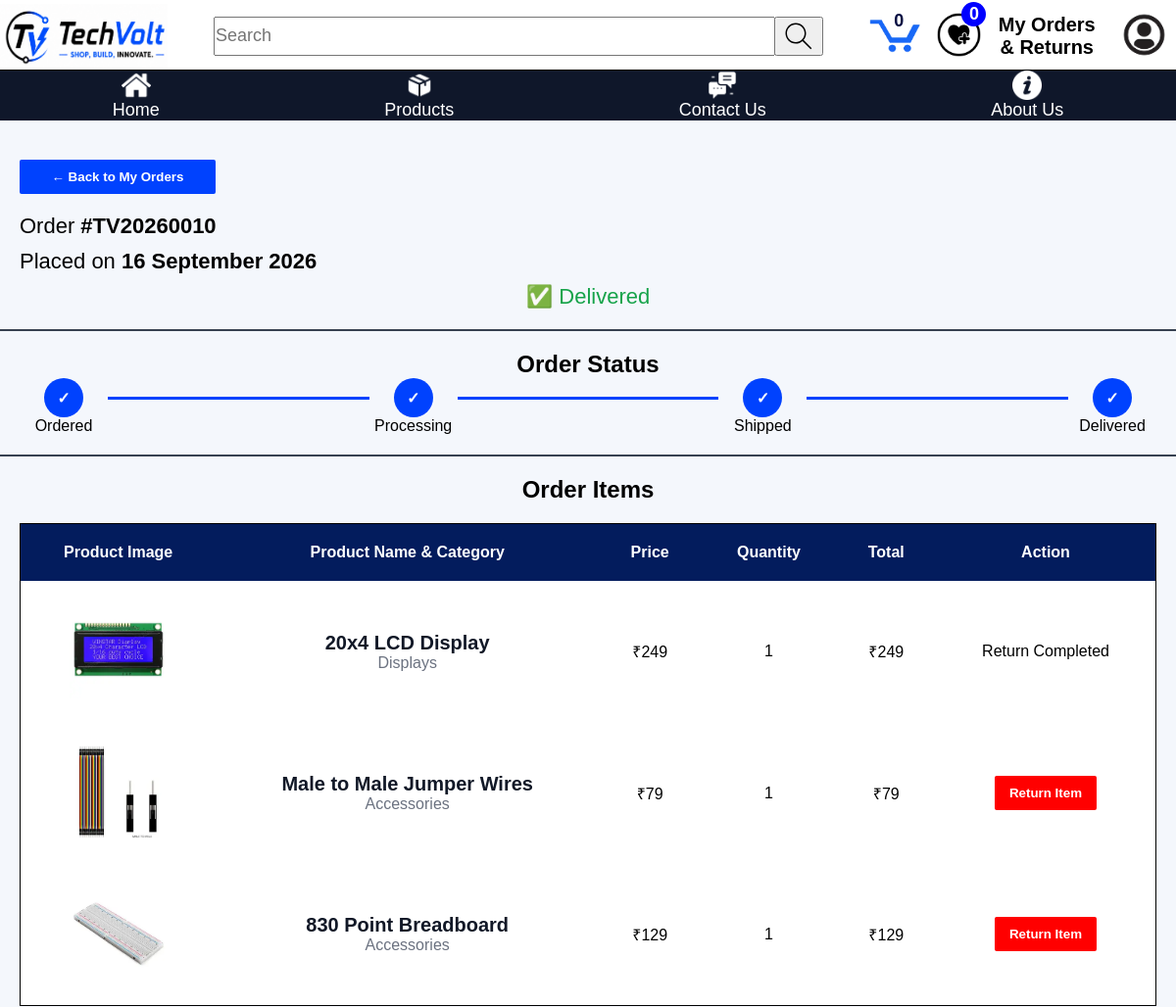
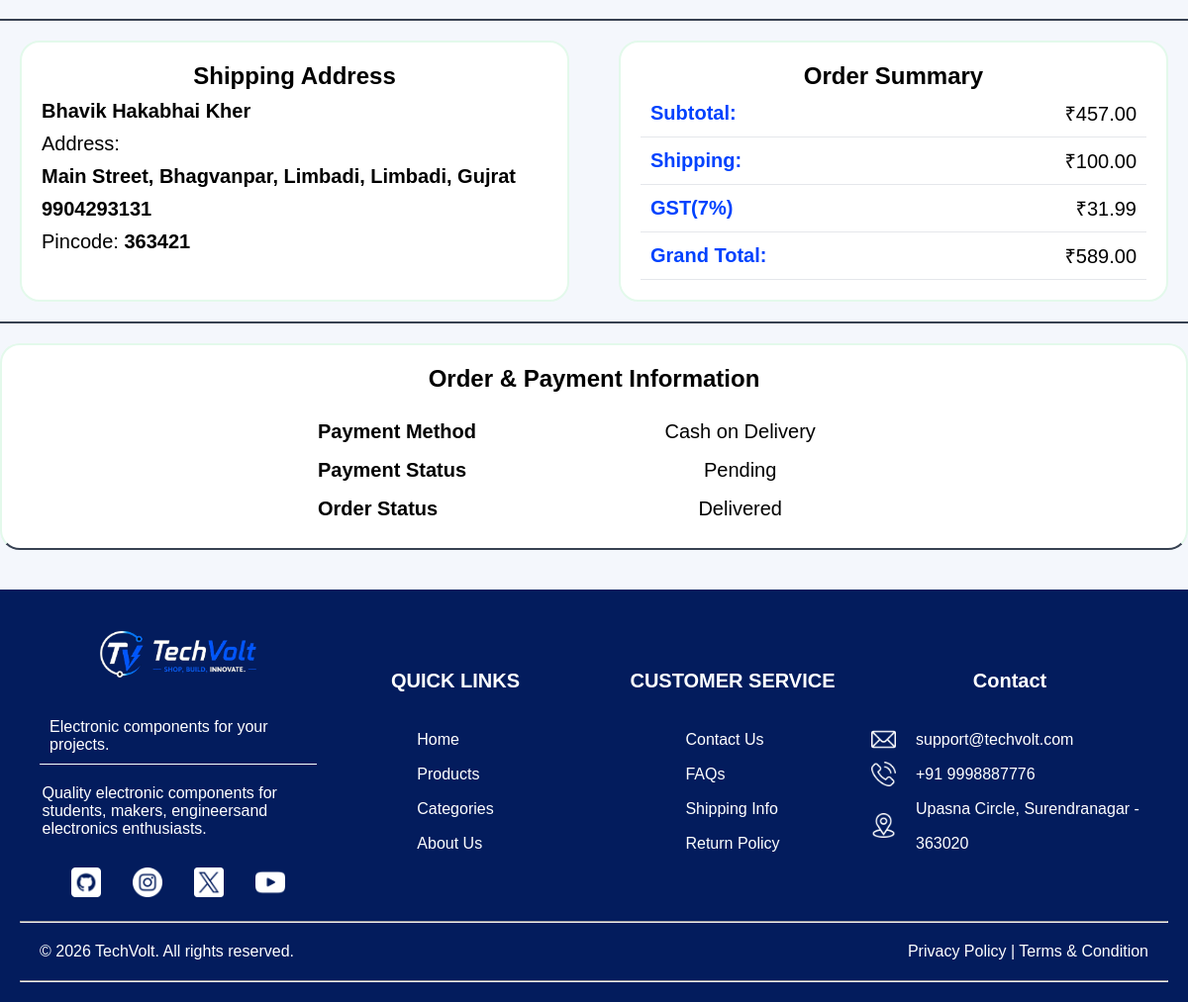
The app's page /order-detail.php?order_id=10 (signed in) with its own data (2 pictures, top to bottom).
### tables this page shows
CREATE TABLE IF NOT EXISTS `orders` (
  `order_id` int NOT NULL AUTO_INCREMENT,
  `user_id` int NOT NULL,
  `address_id` int NOT NULL,
  `subtotal` decimal(10,2) NOT NULL,
  `delivery_charge` decimal(10,2) NOT NULL,
  `gst_amount` decimal(10,2) NOT NULL,
  `total_amount` decimal(10,2) NOT NULL DEFAULT '0.00',
  `payment_method` enum('cod','online') NOT NULL DEFAULT 'cod',
  `payment_status` enum('pending','paid','failed') NOT NULL DEFAULT 'pending',
  `order_status` enum('pending','confirmed','shipped','delivered','cancelled') NOT NULL DEFAULT 'pending',
  `shipping_name` varchar(100) NOT NULL,
  `shipping_phone` varchar(15) NOT NULL,
  `shipping_address` varchar(255) NOT NULL,
  `created_at` timestamp NOT NULL DEFAULT CURRENT_TIMESTAMP,
  PRIMARY KEY (`order_id`),
  KEY `fk_orders_user` (`user_id`),
  KEY `fk_orders_address` (`address_id`)
);

CREATE TABLE IF NOT EXISTS `order_items` (
  `order_item_id` int NOT NULL AUTO_INCREMENT,
  `order_id` int NOT NULL,
  `product_id` int NOT NULL,
  `product_name` varchar(150) NOT NULL,
  `price` int NOT NULL,
  `quantity` int NOT NULL,
  `subtotal` int NOT NULL,
  PRIMARY KEY (`order_item_id`),
  KEY `fk_order_items_order` (`order_id`),
  KEY `fk_order_items_product` (`product_id`)
);

CREATE TABLE IF NOT EXISTS `categories` (
  `category_id` int NOT NULL AUTO_INCREMENT,
  `category_name` varchar(100) NOT NULL,
  `slug` varchar(120) NOT NULL,
  `description` text,
  `status` enum('active','inactive') NOT NULL DEFAULT 'active',
  `created_at` timestamp NOT NULL DEFAULT CURRENT_TIMESTAMP,
  PRIMARY KEY (`category_id`)
);

CREATE TABLE IF NOT EXISTS `returns` (
  `return_id` int NOT NULL AUTO_INCREMENT,
  `order_item_id` int NOT NULL,
  `user_id` int NOT NULL,
  `reason` varchar(255) NOT NULL,
  `description` text,
  `return_status` enum('requested','approved','rejected','completed') NOT NULL DEFAULT 'requested',
  `created_at` timestamp NOT NULL DEFAULT CURRENT_TIMESTAMP,
  `updated_at` timestamp NULL DEFAULT NULL,
  PRIMARY KEY (`return_id`),
  KEY `fk_returns_user` (`user_id`),
  KEY `fk_returns_order_item` (`order_item_id`)
);

CREATE TABLE IF NOT EXISTS `addresses` (
  `address_id` int NOT NULL AUTO_INCREMENT,
  `user_id` int NOT NULL,
  `full_name` varchar(100) NOT NULL,
  `phone` varchar(15) NOT NULL,
  `address_line` varchar(255) NOT NULL,
  `city` varchar(100) NOT NULL,
  `state` varchar(100) NOT NULL,
  `pincode` varchar(10) NOT NULL,
  PRIMARY KEY (`address_id`),
  KEY `fk_addresses_user` (`user_id`)
);

### order-detail.php (the view, shortened to what this page needs)
<?php
    require_once "includes/database.php";
    $user_id = $_SESSION["user_id"];
    $order_id = $_GET["order_id"];
    $sql = "SELECT * FROM orders WHERE order_id = ? AND user_id = ?";
    $stmt = mysqli_prepare($conn, $sql);
    mysqli_stmt_bind_param($stmt, "ii", $order_id, $user_id);
    mysqli_stmt_execute($stmt);
    $result = mysqli_stmt_get_result($stmt);
    $order = mysqli_fetch_assoc($result);
    $orderItems = [];
    $sql = "SELECT order_items.*, product_images.image_path, product_images.alt_text, categories.category_name, returns.return_status FROM order_items JOIN products ON order_items.product_id = products.product_id JOIN categories ON products.category_id = categories.category_id JOIN product_images ON order_items.product_id = product_images.product_id AND product_images.is_primary = 1 LEFT JOIN returns ON order_items.order_item_id = returns.order_item_id WHERE order_items.order_id = ?";
    $stmt = mysqli_prepare($conn, $sql);
    mysqli_stmt_bind_param($stmt, "i", $order_id);
    mysqli_stmt_execute($stmt);
    $result = mysqli_stmt_get_result($stmt);
    while ($item = mysqli_fetch_assoc($result)) {
        $orderItems[] = $item;
    }
?>
<!DOCTYPE html>
<html lang="en">
<head>
    <link rel="stylesheet" href="assets/css/cart.css">
    <link rel="stylesheet" href="assets/css/style.css">
</head>
<body>
    <?php include "includes/header.php";?>
    <main class="order-detail-page">
        <section class="order-info">
            <button class="back-to-my-order-btn" onclick="window.location.href='my-orders.php'"> &larr; Back to My Orders</button>
            <p>Order <span><?php echo "#TV2026" . str_pad(htmlspecialchars($order["order_id"]), 4, "0", STR_PAD_LEFT) ?></span></p>
            <p>Placed on <span><?php echo date("d F Y", strtotime(htmlspecialchars($order["created_at"]))); ?></span></p>
            <?php
                if ($order["order_status"] == "pending") {
                    $orderClass = "order-stutas-pen";
                    $orderIcon = "&#128309;";
                    $currentStep = 1;
                } elseif ($order["order_status"] == "confirmed") {
                    $orderClass = "order-stutas-confirmed";
                    $orderIcon = "&#10004;";
                    $currentStep = 2;
                } elseif ($order["order_status"] == "cancelled") {
                    $orderClass = "order-stutas-can";
                    $orderIcon = "&#10060;";
                    $currentStep = 0;
                } elseif ($order["order_status"] == "shipped") {
                    $orderClass = "order-stutas-ship";
                    $orderIcon = "&#128666;";
                    $currentStep = 3;
                } elseif ($order["order_status"] == "delivered") {
                    $orderClass = "order-stutas-del";
                    $orderIcon = "&#9989;";
                    $currentStep = 4;
                }
            ?>
            <p class="<?php echo $orderClass ?> status-of-order"><?php echo $orderIcon ?> <?php echo htmlspecialchars(ucfirst($order["order_status"])); ?></p>
        </section>
        <section class="order-detail-status">
            <h2>Order Status</h2>
            <?php if ($order["order_status"] === "cancelled") { ?>
                <div class="cancelled-tracker">
                    <div class="cancelled-circle">&#10008;</div>
                    <div class="cancelled-info">
                        <h3>Order Cancelled</h3>
                        <p>This order has been cancelled.</p>
                    </div>
                </div>
            <?php } else { ?>
            <div class="order-tracker">
                <div class="tracker-step <?php echo ($currentStep >= 1) ? 'completed' : ''; ?>">
                    <div class="circle">
                        <?php echo ($currentStep >= 1) ? '✓' : '○'; ?>
                    </div>
                    <p>Ordered</p>
                </div>
                <div class="tracker-line <?php echo ($currentStep >= 2) ? 'completed' : ''; ?>"></div>
                <div class="tracker-step <?php echo ($currentStep >= 2) ? 'completed' : ''; ?>">
                    <div class="circle">
                        <?php echo ($currentStep >= 2) ? '✓' : '○'; ?>
                        </div>
                    <p>Processing</p>
                </div>
                <div class="tracker-line <?php echo ($currentStep >= 3) ? 'completed' : ''; ?>"></div>
                <div class="tracker-step <?php echo ($currentStep >= 3) ? 'completed' : ''; ?>">
                    <div class="circle">
                        <?php echo ($currentStep >= 3) ? '✓' : '○'; ?>
                        </div>
                    <p>Shipped</p>
                </div>
                <div class="tracker-line <?php echo ($currentStep >= 4) ? 'completed' : ''; ?>"></div>
                <div class="tracker-step <?php echo ($currentStep >= 4) ? 'completed' : ''; ?>">
                    <div class="circle">
                        <?php echo ($currentStep >= 4) ? '✓' : '○'; ?>
                        </div>
                    <p>Delivered</p>
                </div>
            </div>
            <?php } ?>
        </section>
        <section class="order-detail-items">
            <h2>Order Items</h2>
            <table class="ordered-items">
                <thead>
                    <tr>
                        <th>Product Image</th>
                        <th>Product Name & Category</th>
                        <th>Price</th>
                        <th>Quantity</th>
                        <th>Total</th>
                        <th>Action</th>
                    </tr>
                </thead>
                <tbody>
                    <?php foreach($orderItems as $items){ ?>
                    <tr>
                        <td>
                            <img src="<?php echo htmlspecialchars($items["image_path"]) ?>" alt="<?php echo htmlspecialchars($items["alt_text"]) ?>" class="img-ordered-item">
                        </td>
                        <td>
                            <div class="name-and-category">
                                <p class="product-name-in-ordered-item"><?php echo htmlspecialchars($items["product_name"]) ?></p>
                                <p class="product-category-in-ordered-item"><?php echo htmlspecialchars($items["category_name"]) ?></p>
                            </div>
                        </td>
                        <td>₹<?php echo htmlspecialchars($items["price"]) ?></td>
                        <td><?php echo htmlspecialchars($items["quantity"]) ?></td>
                        <td>₹<?php echo htmlspecialchars($items["subtotal"]) ?></td>
                        <td>
                            <?php if ($items["return_status"]) { ?>
                                <span class="return-status">
                                    Return
                                    <?php echo htmlspecialchars(ucfirst($items["return_status"])); ?>
                                </span>
                            <?php } elseif ($order["order_status"] === "delivered") { ?>
                                <button type="button"
                                        class="return-order-btn"
                                        data-order-item-id="<?php echo htmlspecialchars($items["order_item_id"]); ?>">
                                    Return Item
                                </button>
                            <?php } ?>
                        </td>
                    </tr>
                    <?php } ?>
                </tbody>
            </table>
        </section>
        <?php
            $sql = "SELECT * FROM addresses WHERE address_id = ?";
            $stmt = mysqli_prepare($conn, $sql);
            mysqli_stmt_bind_param($stmt, "i", $order["address_id"]);
            mysqli_stmt_execute($stmt);
            $result = mysqli_stmt_get_result($stmt);
            $address = mysqli_fetch_assoc($result);
        ?>
        <section class="container-ship-add-and-orderSummery">
            <div class="container-for-shipping-address">
                <h2>Shipping Address</h2>
                <h3 class="customername"><?php echo htmlspecialchars($address["full_name"]); ?></h3>
                <p>Address:</p>
                <h4><?php echo $address["address_line"]; ?>, <?php echo htmlspecialchars($address["city"]); ?>, <?php echo htmlspecialchars($address["state"]); ?></h4>
                <h4><?php echo htmlspecialchars($address["phone"]); ?></h4>
                <p>Pincode: <span><?php echo htmlspecialchars($address["pincode"]); ?></span></p>
            </div>
            <div class="container-for-orderSummery">
                <h2>Order Summary</h2>
                <table class="order-summery-table">
                    <tr>
                        <th>Subtotal:</th>
                        <td>₹<?php echo htmlspecialchars($order["subtotal"]); ?></td>
                    </tr>
                    <tr>
                        <th>Shipping:</th>
                        <td>₹<?php echo htmlspecialchars($order["delivery_charge"]); ?></td>
                    </tr>
                    <tr>
                        <th>GST(7%)</th>
                        <td>₹<?php echo htmlspecialchars($order["gst_amount"]); ?></td>
                    </tr>
                    <tr>
                        <th>Grand Total:</th>
                        <td>₹<?php echo htmlspecialchars($order["total_amount"]); ?></td>
                    </tr>
                </table>
            </div>
        </section>
        <section class="payment-detail-container">
            <h2>Order & Payment Information</h2>
            <table class="payment-table">
                <tr>
                    <th>Payment Method</th>
                    <td>
                        <?php
                        if($order["payment_method"] == "cod"){
                            echo "Cash on Delivery";
                        }
                        elseif ($order["payment_method"] == "online") {
                            echo "Online Payment";
                        }
                        ?>
                    </td>
                </tr>
                <tr>
                    <th>Payment Status</th>
                    <td><?php echo htmlspecialchars(ucfirst($order["payment_status"])) ?></td>
                </tr>
                <tr>
                    <th>Order Status</th>
                    <td><?php echo htmlspecialchars(ucfirst($order["order_status"])) ?></td>
                </tr>
            </table>
        </section>
    </main>
    <?php include "includes/footer.php" ?>
</body>
</html>

### records on screen
orders: order_id "0010", created_at "16 September 2026", order_status "✅", order_status "Delivered", subtotal "457.00", delivery_charge "100.00", gst_amount "31.99", total_amount "589.00", payment_status "Pending"
order_items: shows a picture, product_name "20x4 LCD Display", categories.category_name "Displays", price "249", quantity "1", subtotal "249", returns.return_status "Completed"
order_items: shows a picture, product_name "Male to Male Jumper Wires", categories.category_name "Accessories", price "79", quantity "1", subtotal "79"
order_items: shows a picture, product_name "830 Point Breadboard", categories.category_name "Accessories", price "129", quantity "1", subtotal "129"
addresses: full_name "Bhavik Hakabhai Kher", address_line "Main Street, Bhagvanpar, Limbadi", city "Limbadi", state "Gujrat", phone "9904293131", pincode "363421"

### other values on screen
$CartItemQuantity "0"
